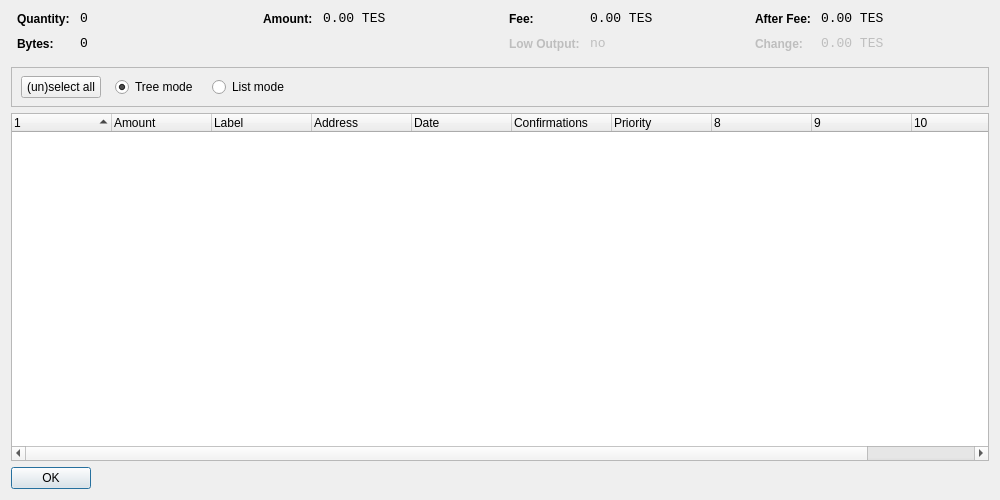
<?xml version="1.0" encoding="UTF-8"?>
<ui version="4.0">
 <class>CoinControlDialog</class>
 <widget class="QDialog" name="CoinControlDialog">
  <property name="geometry">
   <rect>
    <x>0</x>
    <y>0</y>
    <width>1000</width>
    <height>500</height>
   </rect>
  </property>
  <property name="windowTitle">
   <string>Coin Control</string>
  </property>
  <layout class="QVBoxLayout" name="verticalLayout">
   <item>
    <layout class="QHBoxLayout" name="horizontalLayoutTop" stretch="0,0,0,0">
     <property name="topMargin">
      <number>0</number>
     </property>
     <property name="bottomMargin">
      <number>10</number>
     </property>
     <item>
      <layout class="QFormLayout" name="formLayoutCoinControl1">
       <property name="horizontalSpacing">
        <number>10</number>
       </property>
       <property name="verticalSpacing">
        <number>10</number>
       </property>
       <property name="leftMargin">
        <number>6</number>
       </property>
       <property name="rightMargin">
        <number>6</number>
       </property>
       <item row="0" column="0">
        <widget class="QLabel" name="labelCoinControlQuantityText">
         <property name="styleSheet">
          <string notr="true">font-weight:bold;</string>
         </property>
         <property name="text">
          <string>Quantity:</string>
         </property>
        </widget>
       </item>
       <item row="0" column="1">
        <widget class="QLabel" name="labelCoinControlQuantity">
         <property name="font">
          <font>
           <family>Monospace</family>
           <pointsize>10</pointsize>
          </font>
         </property>
         <property name="cursor">
          <cursorShape>IBeamCursor</cursorShape>
         </property>
         <property name="contextMenuPolicy">
          <enum>Qt::ActionsContextMenu</enum>
         </property>
         <property name="text">
          <string notr="true">0</string>
         </property>
         <property name="textInteractionFlags">
          <set>Qt::LinksAccessibleByMouse|Qt::TextSelectableByKeyboard|Qt::TextSelectableByMouse</set>
         </property>
        </widget>
       </item>
       <item row="1" column="0">
        <widget class="QLabel" name="labelCoinControlBytesText">
         <property name="styleSheet">
          <string notr="true">font-weight:bold;</string>
         </property>
         <property name="text">
          <string>Bytes:</string>
         </property>
        </widget>
       </item>
       <item row="1" column="1">
        <widget class="QLabel" name="labelCoinControlBytes">
         <property name="font">
          <font>
           <family>Monospace</family>
           <pointsize>10</pointsize>
          </font>
         </property>
         <property name="cursor">
          <cursorShape>IBeamCursor</cursorShape>
         </property>
         <property name="contextMenuPolicy">
          <enum>Qt::ActionsContextMenu</enum>
         </property>
         <property name="text">
          <string notr="true">0</string>
         </property>
         <property name="textInteractionFlags">
          <set>Qt::LinksAccessibleByMouse|Qt::TextSelectableByKeyboard|Qt::TextSelectableByMouse</set>
         </property>
        </widget>
       </item>
      </layout>
     </item>
     <item>
      <layout class="QFormLayout" name="formLayoutCoinControl2">
       <property name="horizontalSpacing">
        <number>10</number>
       </property>
       <property name="verticalSpacing">
        <number>10</number>
       </property>
       <property name="leftMargin">
        <number>6</number>
       </property>
       <property name="rightMargin">
        <number>6</number>
       </property>
       <item row="0" column="0">
        <widget class="QLabel" name="labelCoinControlAmountText">
         <property name="styleSheet">
          <string notr="true">font-weight:bold;</string>
         </property>
         <property name="text">
          <string>Amount:</string>
         </property>
        </widget>
       </item>
       <item row="0" column="1">
        <widget class="QLabel" name="labelCoinControlAmount">
         <property name="font">
          <font>
           <family>Monospace</family>
           <pointsize>10</pointsize>
          </font>
         </property>
         <property name="cursor">
          <cursorShape>IBeamCursor</cursorShape>
         </property>
         <property name="contextMenuPolicy">
          <enum>Qt::ActionsContextMenu</enum>
         </property>
         <property name="text">
          <string notr="true">0.00 TES</string>
         </property>
         <property name="textInteractionFlags">
          <set>Qt::LinksAccessibleByMouse|Qt::TextSelectableByKeyboard|Qt::TextSelectableByMouse</set>
         </property>
        </widget>
       </item>
      </layout>
     </item>
     <item>
      <layout class="QFormLayout" name="formLayoutCoinControl3">
       <property name="horizontalSpacing">
        <number>10</number>
       </property>
       <property name="verticalSpacing">
        <number>10</number>
       </property>
       <property name="leftMargin">
        <number>6</number>
       </property>
       <property name="rightMargin">
        <number>6</number>
       </property>
       <item row="0" column="0">
        <widget class="QLabel" name="labelCoinControlFeeText">
         <property name="styleSheet">
          <string notr="true">font-weight:bold;</string>
         </property>
         <property name="text">
          <string>Fee:</string>
         </property>
        </widget>
       </item>
       <item row="0" column="1">
        <widget class="QLabel" name="labelCoinControlFee">
         <property name="font">
          <font>
           <family>Monospace</family>
           <pointsize>10</pointsize>
          </font>
         </property>
         <property name="cursor">
          <cursorShape>IBeamCursor</cursorShape>
         </property>
         <property name="contextMenuPolicy">
          <enum>Qt::ActionsContextMenu</enum>
         </property>
         <property name="text">
          <string notr="true">0.00 TES</string>
         </property>
         <property name="textInteractionFlags">
          <set>Qt::LinksAccessibleByMouse|Qt::TextSelectableByKeyboard|Qt::TextSelectableByMouse</set>
         </property>
        </widget>
       </item>
       <item row="1" column="0">
        <widget class="QLabel" name="labelCoinControlLowOutputText">
         <property name="enabled">
          <bool>false</bool>
         </property>
         <property name="styleSheet">
          <string notr="true">font-weight:bold;</string>
         </property>
         <property name="text">
          <string>Low Output:</string>
         </property>
        </widget>
       </item>
       <item row="1" column="1">
        <widget class="QLabel" name="labelCoinControlLowOutput">
         <property name="enabled">
          <bool>false</bool>
         </property>
         <property name="font">
          <font>
           <family>Monospace</family>
           <pointsize>10</pointsize>
          </font>
         </property>
         <property name="cursor">
          <cursorShape>IBeamCursor</cursorShape>
         </property>
         <property name="contextMenuPolicy">
          <enum>Qt::ActionsContextMenu</enum>
         </property>
         <property name="text">
          <string notr="true">no</string>
         </property>
         <property name="textInteractionFlags">
          <set>Qt::LinksAccessibleByMouse|Qt::TextSelectableByKeyboard|Qt::TextSelectableByMouse</set>
         </property>
        </widget>
       </item>
      </layout>
     </item>
     <item>
      <layout class="QFormLayout" name="formLayoutCoinControl4">
       <property name="horizontalSpacing">
        <number>10</number>
       </property>
       <property name="verticalSpacing">
        <number>10</number>
       </property>
       <property name="leftMargin">
        <number>6</number>
       </property>
       <property name="rightMargin">
        <number>6</number>
       </property>
       <item row="0" column="0">
        <widget class="QLabel" name="labelCoinControlAfterFeeText">
         <property name="styleSheet">
          <string notr="true">font-weight:bold;</string>
         </property>
         <property name="text">
          <string>After Fee:</string>
         </property>
        </widget>
       </item>
       <item row="0" column="1">
        <widget class="QLabel" name="labelCoinControlAfterFee">
         <property name="font">
          <font>
           <family>Monospace</family>
           <pointsize>10</pointsize>
          </font>
         </property>
         <property name="cursor">
          <cursorShape>IBeamCursor</cursorShape>
         </property>
         <property name="contextMenuPolicy">
          <enum>Qt::ActionsContextMenu</enum>
         </property>
         <property name="text">
          <string notr="true">0.00 TES</string>
         </property>
         <property name="textInteractionFlags">
          <set>Qt::LinksAccessibleByMouse|Qt::TextSelectableByKeyboard|Qt::TextSelectableByMouse</set>
         </property>
        </widget>
       </item>
       <item row="1" column="0">
        <widget class="QLabel" name="labelCoinControlChangeText">
         <property name="enabled">
          <bool>false</bool>
         </property>
         <property name="styleSheet">
          <string notr="true">font-weight:bold;</string>
         </property>
         <property name="text">
          <string>Change:</string>
         </property>
        </widget>
       </item>
       <item row="1" column="1">
        <widget class="QLabel" name="labelCoinControlChange">
         <property name="enabled">
          <bool>false</bool>
         </property>
         <property name="font">
          <font>
           <family>Monospace</family>
           <pointsize>10</pointsize>
          </font>
         </property>
         <property name="cursor">
          <cursorShape>IBeamCursor</cursorShape>
         </property>
         <property name="contextMenuPolicy">
          <enum>Qt::ActionsContextMenu</enum>
         </property>
         <property name="text">
          <string notr="true">0.00 TES</string>
         </property>
         <property name="textInteractionFlags">
          <set>Qt::LinksAccessibleByMouse|Qt::TextSelectableByKeyboard|Qt::TextSelectableByMouse</set>
         </property>
        </widget>
       </item>
      </layout>
     </item>
    </layout>
   </item>
   <item>
    <widget class="QFrame" name="frame">
     <property name="minimumSize">
      <size>
       <width>0</width>
       <height>40</height>
      </size>
     </property>
     <property name="frameShape">
      <enum>QFrame::StyledPanel</enum>
     </property>
     <property name="frameShadow">
      <enum>QFrame::Sunken</enum>
     </property>
     <widget class="QWidget" name="horizontalLayoutWidget">
      <property name="geometry">
       <rect>
        <x>10</x>
        <y>0</y>
        <width>781</width>
        <height>41</height>
       </rect>
      </property>
      <layout class="QHBoxLayout" name="horizontalLayoutPanel" stretch="0,0,0,0,0">
       <property name="spacing">
        <number>14</number>
       </property>
       <item>
        <widget class="QPushButton" name="pushButtonSelectAll">
         <property name="sizePolicy">
          <sizepolicy hsizetype="Maximum" vsizetype="Fixed">
           <horstretch>0</horstretch>
           <verstretch>0</verstretch>
          </sizepolicy>
         </property>
         <property name="text">
          <string>(un)select all</string>
         </property>
        </widget>
       </item>
       <item>
        <widget class="QRadioButton" name="radioTreeMode">
         <property name="sizePolicy">
          <sizepolicy hsizetype="Maximum" vsizetype="Fixed">
           <horstretch>0</horstretch>
           <verstretch>0</verstretch>
          </sizepolicy>
         </property>
         <property name="text">
          <string>Tree mode</string>
         </property>
         <property name="checked">
          <bool>true</bool>
         </property>
        </widget>
       </item>
       <item>
        <widget class="QRadioButton" name="radioListMode">
         <property name="sizePolicy">
          <sizepolicy hsizetype="Maximum" vsizetype="Fixed">
           <horstretch>0</horstretch>
           <verstretch>0</verstretch>
          </sizepolicy>
         </property>
         <property name="text">
          <string>List mode</string>
         </property>
        </widget>
       </item>
       <item>
        <spacer name="horizontalSpacer">
         <property name="orientation">
          <enum>Qt::Horizontal</enum>
         </property>
         <property name="sizeHint" stdset="0">
          <size>
           <width>40</width>
           <height>20</height>
          </size>
         </property>
        </spacer>
       </item>
      </layout>
     </widget>
    </widget>
   </item>
   <item>
    <widget class="CoinControlTreeWidget" name="treeWidget">
     <property name="contextMenuPolicy">
      <enum>Qt::CustomContextMenu</enum>
     </property>
     <property name="sortingEnabled">
      <bool>false</bool>
     </property>
     <property name="columnCount">
      <number>11</number>
     </property>
     <attribute name="headerShowSortIndicator" stdset="0">
      <bool>true</bool>
     </attribute>
     <attribute name="headerStretchLastSection">
      <bool>false</bool>
     </attribute>
     <column>
      <property name="text">
       <string/>
      </property>
     </column>
     <column>
      <property name="text">
       <string>Amount</string>
      </property>
     </column>
     <column>
      <property name="text">
       <string>Label</string>
      </property>
     </column>
     <column>
      <property name="text">
       <string>Address</string>
      </property>
     </column>
     <column>
      <property name="text">
       <string>Date</string>
      </property>
     </column>
     <column>
      <property name="text">
       <string>Confirmations</string>
      </property>
      <property name="toolTip">
       <string>Confirmed</string>
      </property>
     </column>
     <column>
      <property name="text">
       <string>Priority</string>
      </property>
     </column>
     <column>
      <property name="text">
       <string/>
      </property>
     </column>
     <column>
      <property name="text">
       <string/>
      </property>
     </column>
     <column>
      <property name="text">
       <string/>
      </property>
     </column>
     <column>
      <property name="text">
       <string/>
      </property>
     </column>
    </widget>
   </item>
   <item>
    <widget class="QDialogButtonBox" name="buttonBox">
     <property name="sizePolicy">
      <sizepolicy hsizetype="Maximum" vsizetype="Fixed">
       <horstretch>0</horstretch>
       <verstretch>0</verstretch>
      </sizepolicy>
     </property>
     <property name="orientation">
      <enum>Qt::Horizontal</enum>
     </property>
     <property name="standardButtons">
      <set>QDialogButtonBox::Ok</set>
     </property>
    </widget>
   </item>
  </layout>
 </widget>
 <customwidgets>
  <customwidget>
   <class>CoinControlTreeWidget</class>
   <extends>QTreeWidget</extends>
   <header>coincontroltreewidget.h</header>
  </customwidget>
 </customwidgets>
 <resources/>
 <connections/>
</ui>
